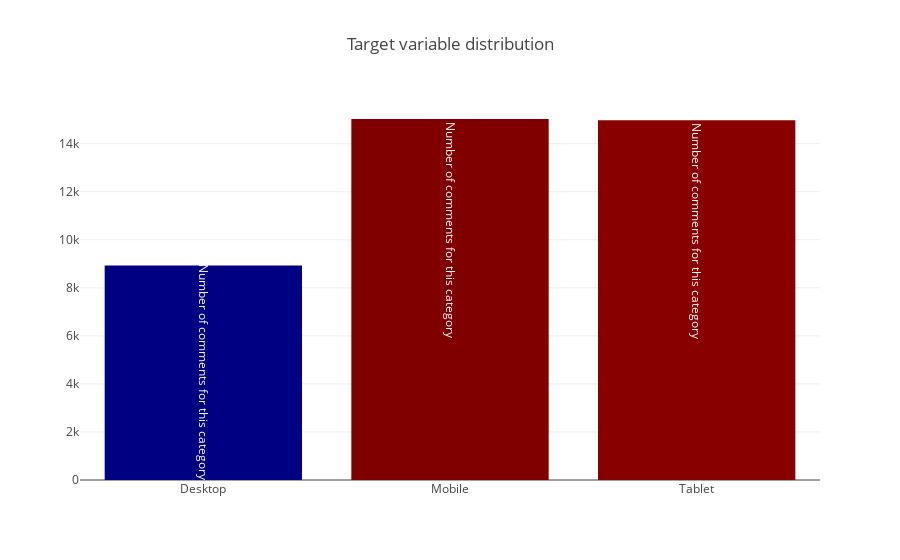

The notebook cell saved with this chart:
### Code cell
plot('Device_Used', train_df)

### Figure 1 — Plotly figure (JSON) as saved in the notebook; plotly's stock layout.template omitted (floating-point values rounded to 4 significant figures)
{"data": [{"marker": {"color": [15026, 14976, 8930], "colorscale": "Jet"}, "text": "Number of comments for this category", "type": "bar", "x": ["Mobile", "Tablet", "Desktop"], "y": [15026, 14976, 8930]}], "layout": {"title": "Target variable distribution", "xaxis": {"categoryorder": "category ascending"}}}
